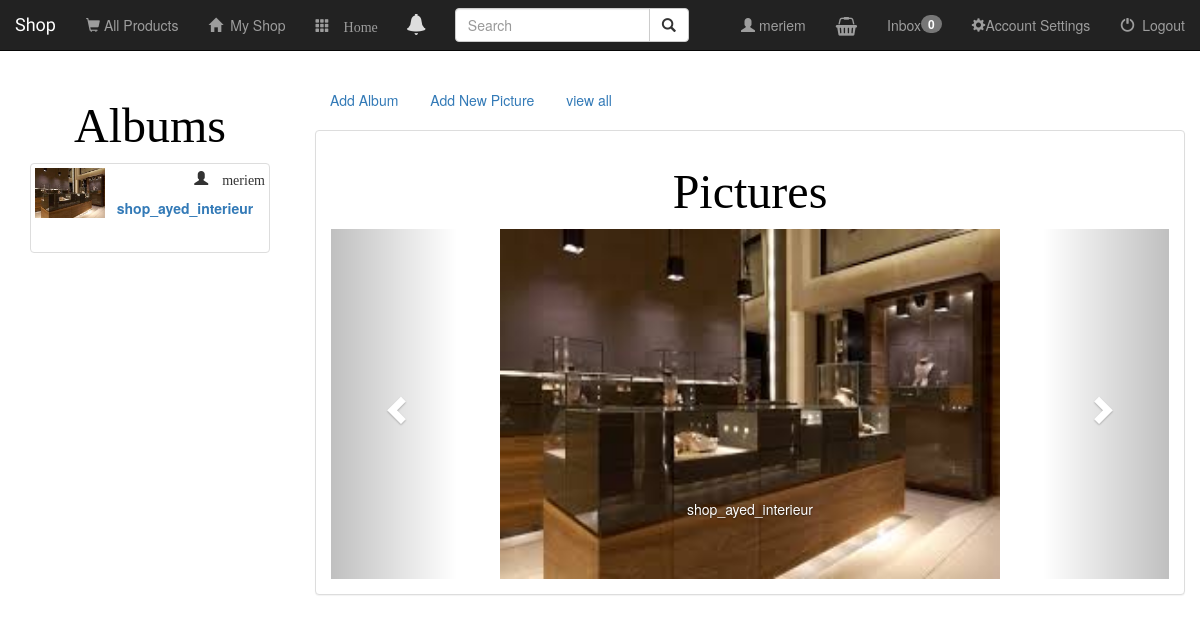
Page /album/albumm/49/ (signed in) on the committed database.
### project/authentication/models.py (models this page shows, shortened)
@python_2_unicode_compatible
class Profile(models.Model):
    Male = 'Male'
    Female = 'Female'
    user = models.OneToOneField(User)
    location = models.CharField(max_length=50, null=True, blank=True)
    url = models.CharField(max_length=50, null=True, blank=True)
    job_title = models.CharField(max_length=50, null=True, blank=True)
    gender = models.CharField(max_length=15,choices=((Male, 'Male'),(Female, 'Female')))
    age = models.CharField(max_length=10, null=True, blank=True)
    class Meta:
        db_table = 'auth_profile'
    def get_screen_name(self):
        try:
            if self.user.get_full_name():
                return self.user.get_full_name()
            else:
                return self.user.username
        except:
            return self.user.username

### album/models.py (models this page shows, shortened)
class Album(models.Model):
    user = models.ForeignKey(User, default=1)
    album_name = models.CharField(max_length=250)
    album_logo = models.FileField(null=True)
    album_description = models.TextField(max_length=250, default=None)

### album/views.py (the view)
# urls.py: url(r'^albumm/(?P<album_id>[0-9]+)/$', views.detail_album_selected, name='detail_album_selected'),
def detail_album_selected(request, album_id):
    if not request.user.is_authenticated():
        return render(request, 'boutique/login.html')
    else:
        user = request.user
        album = get_object_or_404(Album, pk=album_id)
        albums = Album.objects.filter(user=album.user)
        return render(request, 'album/detail_album.html', {'album': album, 'user': user, 'page_user': user,  'albums': albums})

### album/templates/album/detail_album.html (shortened to what this page needs)
{% extends 'boutique/base.html' %}
{% block body %}
<br><br><br><br>
<div class="container-fluid products-container">
    <div class="row">
        <div class="col-sm-4 col-md-3">
            <center><h3><font face="Brush Script Std, Brush Script MT, cursive" size="200px" color="black">Albums</font></h3></center>
                {% if albums %}
                 {% for album in albums %}
                 <div class="col-sm-4 col-lg-12">
                    <div class="thumbnail">
                    <a href="{% url 'detail_album_selected' album.id %}">
                        {% if album.album_logo %}
                            <img src="{{ album.album_logo.url }}" class="img-responsive" style="width: 70px; height: 50px; float:left">
                        {% else %}
                            <h3>No image to display</h3>
                        {% endif %}
                    </a>
                    <p style="float:right"><span class="glyphicon glyphicon-user"> {{ album.user.username }}</span></p><br>
                    <center><a href="{% url 'detail_album_selected' album.id %}"><p><B>{{ album.album_name }}</B></p></a></center><br>
                    </div></div>
                 {% endfor %}
                 {% else %}
                 <br><br><br>
                 <center>
                 <p>Sorry ! </p>
                 <p>User have no albums</p>
                 </center>
                 {% endif %}
                </div>
        <div class="col-sm-8 col-md-9">
{% if album.user == request.user %}
            <ul class="nav nav-pills" style="margin-bottom: 10px;">
            <li role="presentation"><a href="{% url 'create_album' %}">Add Album</a></li>
            <li role="presentation"><a href="{% url 'create_picture' album.id %}">Add New Picture</a></li>
            <li role="presentation"><a href="{% url 'detail_album'  album.user.id %}">view all</li>
            </ul>
{% endif %}
            <div class="panel panel-default">
                <div class="panel-body">
                    <center><h3><font face="Brush Script Std, Brush Script MT, cursive" size="200px" color="black">Pictures</font></h3></center>
                    <div id="myCarousel" class="carousel slide" data-ride="carousel">
                        <div class="carousel-inner">
                            <div class="item active">
                              <center>
                              <img src="{{ album.album_logo.url }}" alt="" class="img-responsive" style="width: 500px; height: 350px">
                              </center>
                              <div class="carousel-caption">
                                <p>{{album.album_name}}</p>
                            </div>
                            </div>
                        </div>
                    <a class="left carousel-control" href="#myCarousel" data-slide="prev">
                        <span class="glyphicon glyphicon-chevron-left"></span>
                      </a>
                      <a class="right carousel-control" href="#myCarousel" data-slide="next">
                        <span class="glyphicon glyphicon-chevron-right"></span>
                      </a>
                    </div>
                </div>
            </div>
        </div>
    </div>
</div>
{% endblock %}

### boutique/templates/boutique/base.html (shortened to what this page needs)
<!DOCTYPE html>
<html lang="en">
<head>
    {% load staticfiles i18n %}
    {% load staticfiles %}
    <link rel="stylesheet" href="https://maxcdn.bootstrapcdn.com/bootstrap/3.3.7/css/bootstrap.min.css">
      <link rel="stylesheet" href="https://maxcdn.bootstrapcdn.com/bootstrap/3.3.7/css/bootstrap.min.css">
    <link rel="stylesheet" href="https://maxcdn.bootstrapcdn.com/bootstrap/3.3.6/css/bootstrap.min.css">
    <link rel="stylesheet" type="text/css" href="{% static 'boutique/style.css' %}"/>
    <link href="{% static 'css/post.css' %}" rel="stylesheet">
    <link rel="stylesheet" href="{% static 'boutique/css/bootstrap-slider.min.css' %}">
    <link href="{% static 'css/notifications.css' %}" rel="stylesheet">
    <link rel="stylesheet" href="https://cdnjs.cloudflare.com/ajax/libs/font-awesome/4.7.0/css/font-awesome.min.css">
</head>
<body>
<nav class="navbar navbar-inverse navbar-fixed-top">
    <div class="container-fluid">
        <div class="navbar-header">
            <a class="navbar-brand" href="{% url 'boutique:filtrer' %}">Shop</a>
        </div>
        <div class="collapse navbar-collapse" id="topNavBar">
            <ul class="nav navbar-nav">
                <li class="{% block produits_active %}{% endblock %}">
                <a href="{% url 'boutique:filtrer' %}"><span class="glyphicon glyphicon-shopping-cart" aria-hidden="true"></span>&nbsp;All Products</a></li>
                <li class="{% block shops_active %}{% endblock %}"><a href="{% url 'boutique:index' %}"><span class="glyphicon glyphicon-home" aria-hidden="true"></span>&nbsp; My Shop</a></li>
                <li><a href="{% url 'home_user' %}"><span class="glyphicon glyphicon-th"> Home</a></li>
                <li>
                {% if user.profile.get_screen_name %}
                  <a href="#" id="notifications" data-container="body" data-toggle="popover" data-placement="bottom" title="Notifications">
                  <span class="glyphicon glyphicon-bell"></span>
                  </a>
                    {% endif %}
                  </li>
            </ul>
                <form class="navbar-form navbar-left" role="search" method="get" action="{{ request.path}}" >
                    <div class="input-group">
                        <input type="text" class="form-control" placeholder="Search" name="search">
                        <div class="input-group-btn">
                            <button class="btn btn-default" type="submit"><i class="glyphicon glyphicon-search"></i></button>
                        </div>
                    </div>
                </form>
            <ul class="nav navbar-nav navbar-right">
                <li>
                {% if user.profile.get_screen_name %}
                  <a href="{% url 'profile' user.username %}"><span class="glyphicon glyphicon-user"></span>  {{ user.profile.get_screen_name }}</a>
                {% endif %}
                </li>
                <li>
                {% if user.profile.get_screen_name %}
                  <a class="dropdown-toggle"  data-toggle="dropdown">
                  <i class="fa fa-shopping-basket fa-lg" aria-hidden="true"></i></a>
                {% endif %}
                  </li>
                 {% if user.profile.get_screen_name %}
                <li><a href="{% url 'inbox' %}"><span class="badge pull-right" id="unread-count">0</span> Inbox</a></li>
                <li>
                  <a href="{% url 'settings' %}"><span class="glyphicon glyphicon-cog"></span>{% trans 'Account Settings' %}</a>
                </li>
                <li>
                    <a href="{% url 'boutique:logout_user' %}">
                        <span class="glyphicon glyphicon-off" aria-hidden="true"></span>&nbsp; Logout
                    </a>
                </li>
                 {% endif %}
            </ul>
        </div>
    </div>
</nav>
{% block body %}
{% endblock %}
</body>
</html>

### boutique/static/boutique/style.css (style rules this page uses)
body { background: white url("images/font.jpg"); background-size: cover; }
.navbar-brand { font-family: 'Satisfy', cursive; }

### notifications/static/css/notifications.css (style rules this page uses)
#notifications { font-size: 1.5em; padding: 13px; color: #dddddd; }

### rows in the picture
Album: album_logo (picture), user.username "meriem", album_name "shop_ayed_interieur"

### other values in the picture
{{ user.profile.get_screen_name }} "meriem"
